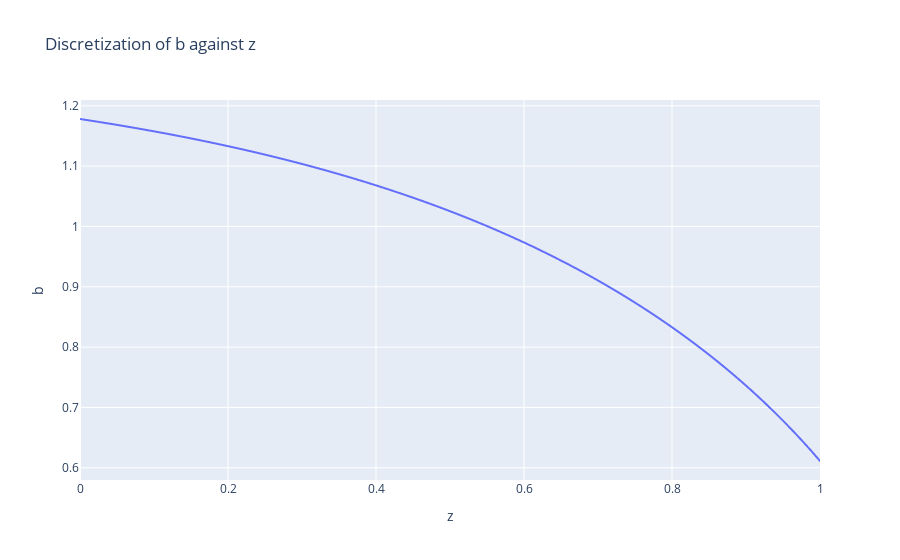

Write notebook code for a chart like this one.
### Code cell
# Plot the results with plotly.express
import plotly.express as px

fig = px.line(df, x='z', y='b', title='Discretization of b against z', labels={'z': 'z', 'b': 'b'})
fig.show()

### Figure 1 — Plotly figure (JSON) as saved in the notebook; plotly's stock layout.template omitted (floating-point values rounded to 4 significant figures; data arrays with more than 128 entries replaced by an {"elided": "..."} marker saying what was removed)
{"data": [{"hovertemplate": "z=%{x}<br>b=%{y}<extra></extra>", "legendgroup": "", "line": {"color": "#636efa", "dash": "solid"}, "marker": {"symbol": "circle"}, "mode": "lines", "name": "", "showlegend": false, "type": "scattergl", "x": {"elided": "1001 float values"}, "xaxis": "x", "y": {"elided": "1001 float values"}, "yaxis": "y"}], "layout": {"legend": {"tracegroupgap": 0}, "title": {"text": "Discretization of b against z"}, "xaxis": {"anchor": "y", "domain": [0, 1], "title": {"text": "z"}}, "yaxis": {"anchor": "x", "domain": [0, 1], "title": {"text": "b"}}}}
